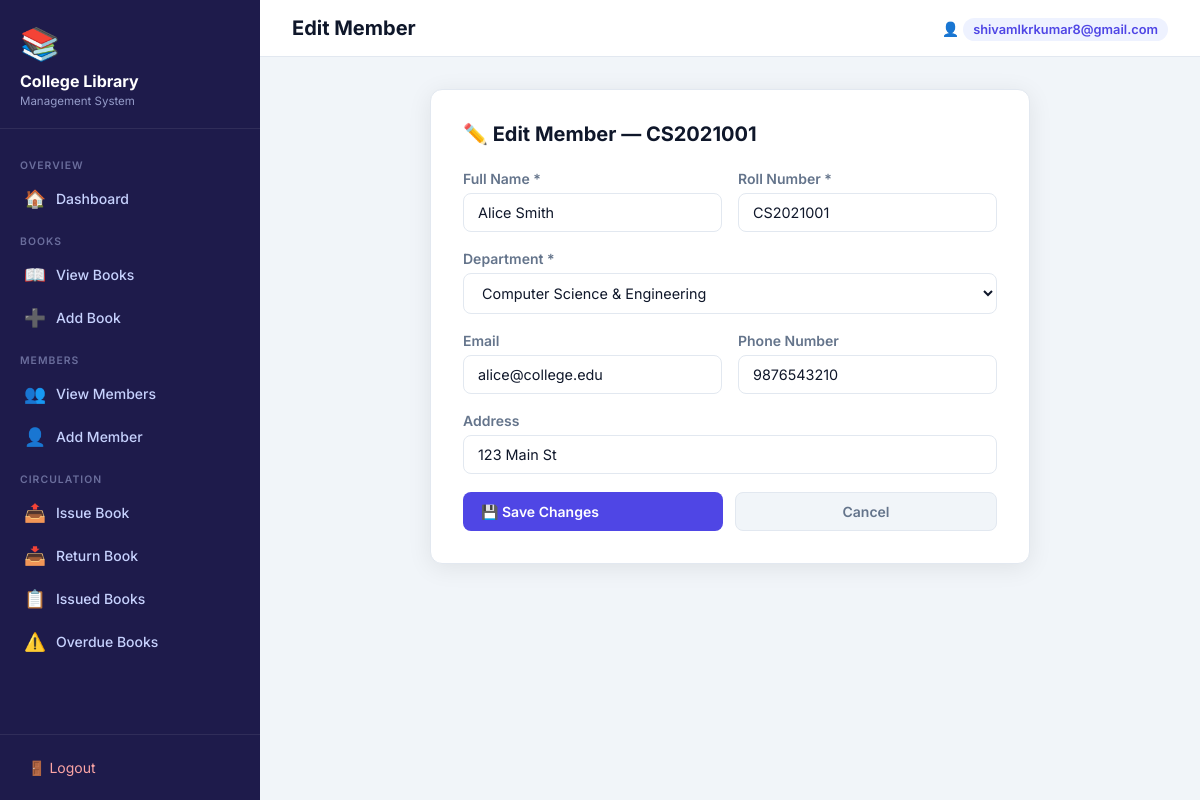
Page /edit_member/M001 (signed in) on the committed database.
### tables this page shows
CREATE TABLE members (
                id TEXT PRIMARY KEY,
                name TEXT NOT NULL,
                roll_number TEXT UNIQUE NOT NULL,
                department TEXT NOT NULL,
                email TEXT,
                phone TEXT,
                address TEXT,
                join_date TEXT NOT NULL
            );

### app.py (the view, shortened to what this page needs)
@app.route('/edit_member/<member_id>', methods=['GET', 'POST'])
@login_required
def edit_member(member_id):
    db = get_db()
    member = db.execute('SELECT * FROM members WHERE id=?', (member_id,)).fetchone()
    if not member:
        flash('Member not found.', 'danger')
        return redirect(url_for('view_members'))
    return render_template('edit_member.html', member=member, departments=DEPARTMENTS)

### app.py (called while the page is built)
def get_db():
    db = getattr(g, '_database', None)
    if db is None:
        db = g._database = sqlite3.connect(DATABASE)
        db.row_factory = sqlite3.Row
    return db

@app.teardown_appcontext
def close_connection(exception):
    db = getattr(g, '_database', None)
    if db is not None:
        db.close()

def login_required(f):
    from functools import wraps
    @wraps(f)
    def decorated(*args, **kwargs):
        if 'logged_in' not in session:
            flash('Please log in to access the library system.', 'warning')
            return redirect(url_for('login'))
        return f(*args, **kwargs)
    return decorated

### templates/edit_member.html (shortened to what this page needs)
{% extends 'base.html' %}
{% block page_title %}Edit Member{% endblock %}
{% block content %}
<div class="form-card">
  <h2>✏️ Edit Member — {{ member.roll_number }}</h2>
  <form method="POST" action="{{ url_for('edit_member', member_id=member.id) }}">
    <div class="form-row">
      <div class="form-group">
        <label>Full Name *</label>
        <input type="text" name="name" value="{{ member.name }}" required>
      </div>
      <div class="form-group">
        <label>Roll Number *</label>
        <input type="text" name="roll_number" value="{{ member.roll_number }}" required>
      </div>
    </div>
    <div class="form-group">
      <label>Department *</label>
      <select name="department" required>
        {% for dept in departments %}
          <option value="{{ dept }}" {% if dept == member.department %}selected{% endif %}>{{ dept }}</option>
        {% endfor %}
      </select>
    </div>
    <div class="form-row">
      <div class="form-group">
        <label>Email</label>
        <input type="email" name="email" value="{{ member.email or '' }}">
      </div>
      <div class="form-group">
        <label>Phone Number</label>
        <input type="text" name="phone" value="{{ member.phone or '' }}">
      </div>
    </div>
    <div class="form-group">
      <label>Address</label>
      <input type="text" name="address" value="{{ member.address or '' }}">
    </div>
    <div style="display:flex; gap:12px; margin-top:8px;">
      <button type="submit" class="btn btn-primary" style="flex:1;">💾 Save Changes</button>
      <a href="{{ url_for('view_members') }}" class="btn btn-secondary" style="flex:1; justify-content:center;">Cancel</a>
    </div>
  </form>
</div>
{% endblock %}

### static/css/styles.css (style rules this page uses)
:root { --primary: #4f46e5; --primary-dark: #3730a3; --primary-light:#eef2ff; --success: #16a34a; --danger: #dc2626; --warning: #d97706; --info: #0284c7; --sidebar-bg: #1e1b4b; --sidebar-text: #c7d2fe; --sidebar-active:#4f46e5; --bg: #f1f5f9; --card-bg: #ffffff; --text: #0f172a; --text-muted: #64748b; --border: #e2e8f0; --shadow: 0 4px 24px rgba(0,0,0,0.08); --radius: 12px; --radius-sm: 8px; }
*, *::before, *::after { box-sizing: border-box; margin: 0; padding: 0; }
body { font-family: 'Inter', sans-serif; background: var(--bg); color: var(--text); min-height: 100vh; display: flex; }
.form-card { background: var(--card-bg); border-radius: var(--radius); box-shadow: var(--shadow); border: 1px solid var(--border); max-width: 600px; margin: 0 auto; padding: 32px; }
.form-card h2 { font-size: 1.25rem; font-weight: 700; margin-bottom: 24px; color: var(--text); }
.form-group { margin-bottom: 18px; }
.form-group label { display: block; font-size: 0.875rem; font-weight: 600; color: var(--text-muted); margin-bottom: 6px; }
.form-group input, .form-group select, .form-group textarea { width: 100%; padding: 10px 14px; border: 1.5px solid var(--border); border-radius: var(--radius-sm); font-size: 0.9rem; font-family: 'Inter', sans-serif; color: var(--text); background: #fff; transition: border-color 0.2s, box-shadow 0.2s; outline: none; appearance: auto; }
.form-row { display: grid; grid-template-columns: 1fr 1fr; gap: 16px; }
.btn { display: inline-flex; align-items: center; gap: 6px; padding: 10px 18px; border-radius: var(--radius-sm); font-size: 0.875rem; font-weight: 600; font-family: 'Inter', sans-serif; cursor: pointer; border: none; text-decoration: none; transition: all 0.18s; white-space: nowrap; }
.btn-primary { background: var(--primary); color: #fff; }
.btn-secondary { background: var(--bg); color: var(--text-muted); border: 1px solid var(--border); }

### rows in the picture
members: roll_number "CS2021001", name "Alice Smith", department "Computer Science & Engineering", email "alice@college.edu", phone "9876543210", address "123 Main St"

### other values in the picture
{{ session.get('username', 'Admin') }} "shivamlkrkumar8@gmail.com"
